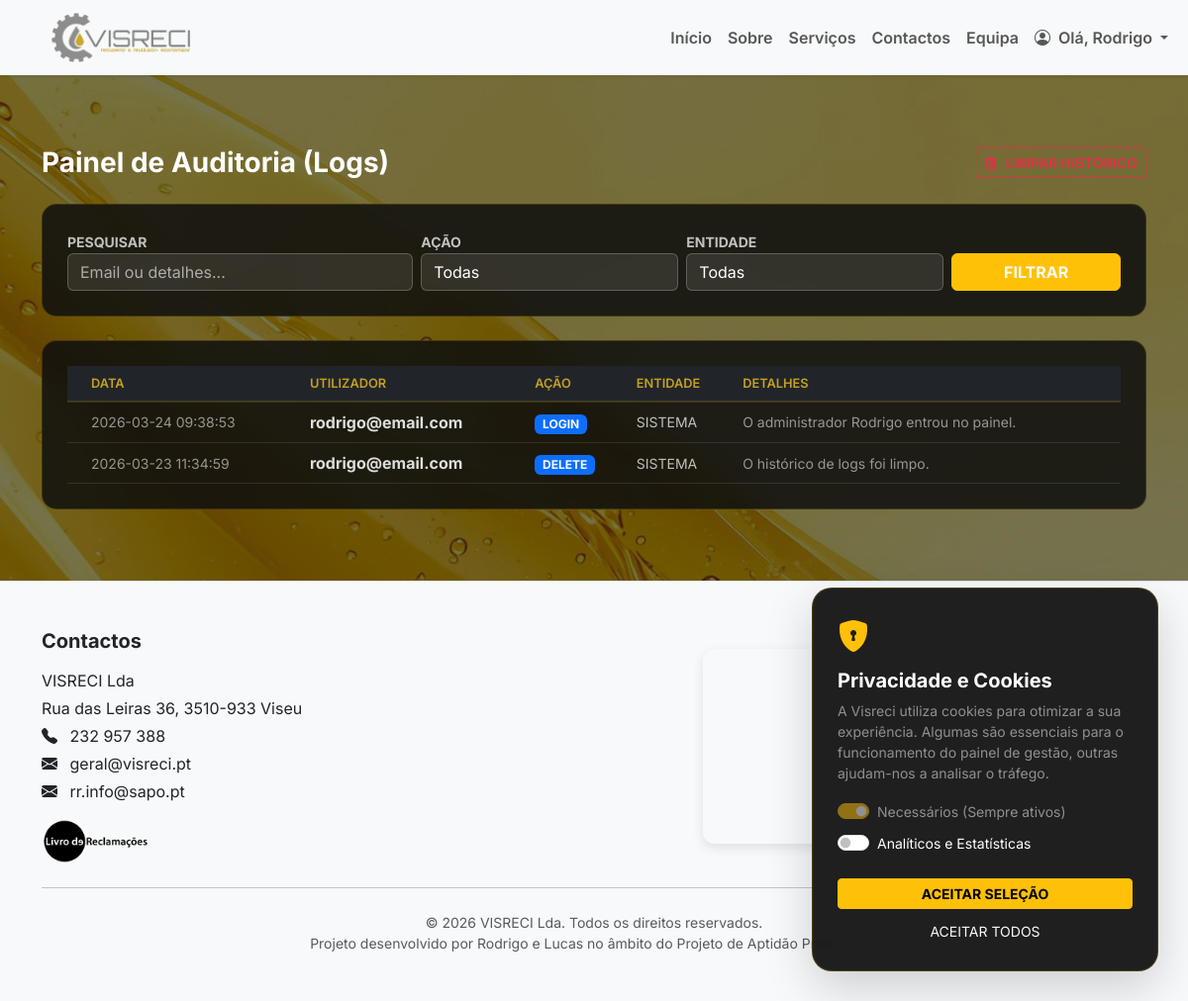
The app's page /admin/logs (signed in), older data.
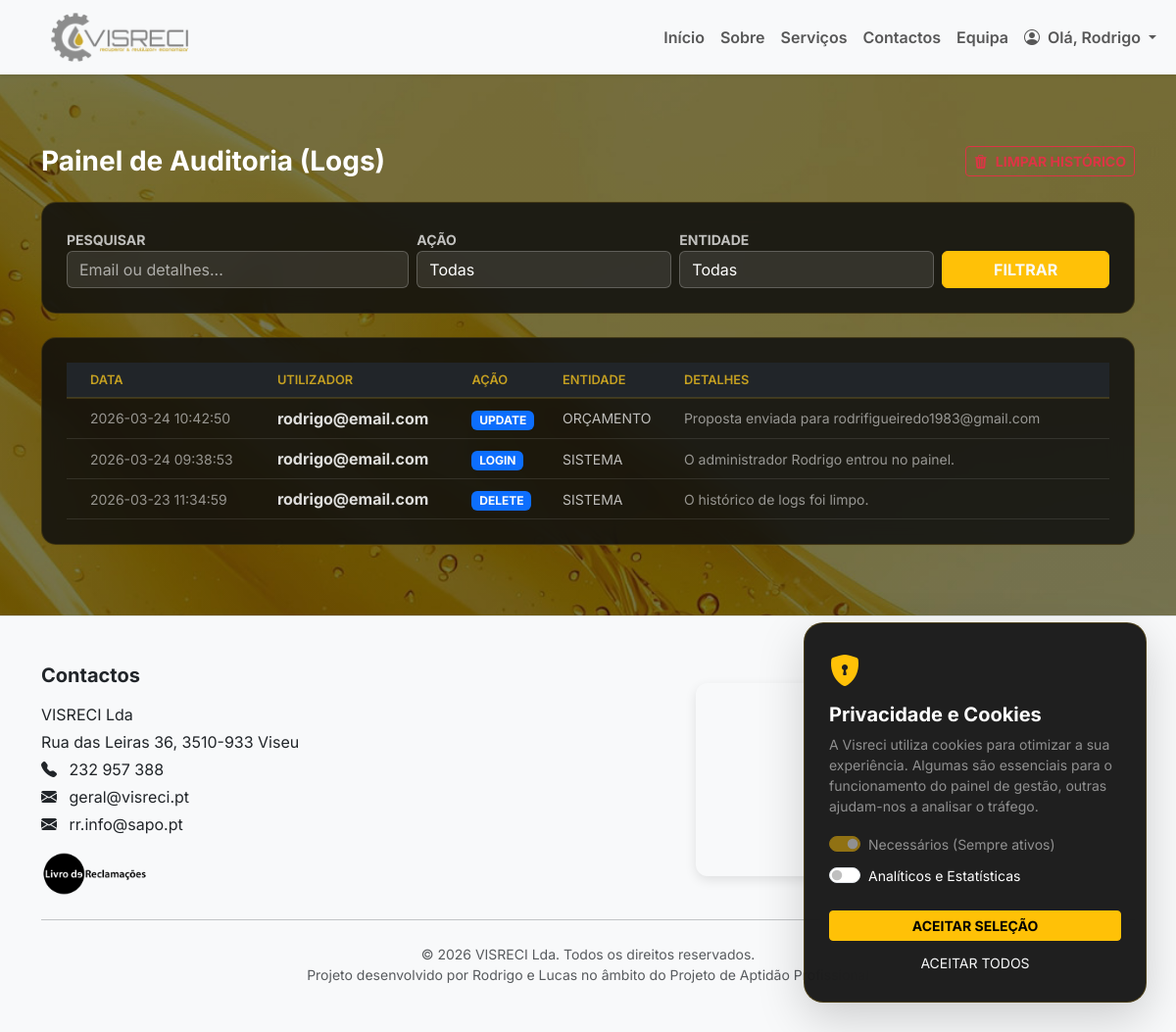
The same page, newer data.
### tables this page shows
CREATE TABLE logs (
            id INTEGER PRIMARY KEY AUTOINCREMENT,
            user_id INTEGER,
            user_email TEXT,
            action TEXT NOT NULL,
            entity TEXT NOT NULL,
            entity_id INTEGER,
            details TEXT,
            created_at DATETIME DEFAULT (datetime('now', 'localtime'))
        );

### app.py (the view)
@app.route("/admin/logs")
@login_required
def admin_logs():
    if session.get("user_role") != "admin": return redirect(url_for("dashboard"))
    page, q = request.args.get('page', 1, type=int), request.args.get('q', '').strip()
    act_f, ent_f = request.args.get('action', '').strip(), request.args.get('entity', '').strip()
    per_page = 10
    where, params = [], []
    if q: where.append("(user_email LIKE ? OR details LIKE ?)"); p = f"%{q}%"; params.extend([p, p])
    if act_f: where.append("action = ?"); params.append(act_f)
    if ent_f: where.append("entity = ?"); params.append(ent_f)
    where_sql = ("WHERE " + " AND ".join(where)) if where else ""
    conn = get_connection()
    total = conn.execute(f"SELECT COUNT(*) FROM logs {where_sql}", params).fetchone()[0]
    total_pages = max(1, math.ceil(total / per_page))
    logs = conn.execute(f"SELECT * FROM logs {where_sql} ORDER BY id DESC LIMIT ? OFFSET ?", params + [per_page, (page-1)*per_page]).fetchall()
    actions = [r[0] for r in conn.execute("SELECT DISTINCT action FROM logs WHERE action IS NOT NULL").fetchall()]
    entities = [r[0] for r in conn.execute("SELECT DISTINCT entity FROM logs WHERE entity IS NOT NULL").fetchall()]
    conn.close()
    return render_template("admin_logs.html", logs=logs, page=page, total_pages=total_pages, q=q, action=act_f, entity=ent_f, actions=actions, entities=entities)

### app.py (called while the page is built)
def get_connection():
    conn = sqlite3.connect("app.db", timeout=30)
    conn.row_factory = sqlite3.Row
    return conn

def login_required(view_func):
    @wraps(view_func)
    def wrapper(*args, **kwargs):
        if "user_id" not in session:
            return redirect(url_for("login"))
        return view_func(*args, **kwargs)
    return wrapper

@app.context_processor
def inject_translations():
    lang = session.get('lang', 'pt')
    return {
        'lang': lang,
        't': TRANSLATIONS.get(lang, TRANSLATIONS['pt'])
    }

### templates/admin_logs.html (shortened to what this page needs)
{% extends "menu.html" %}
{% block content %}
<section class="py-4 mt-5">
    <div class="container">
        <div class="d-flex justify-content-between align-items-center mb-4">
            <h3 class="text-white fw-bold m-0">Painel de Auditoria (Logs)</h3>
            <form action="{{ url_for('admin_logs_limpar') }}" method="POST"
                onsubmit="return confirm('Tens a certeza que queres apagar todos os logs permanentemente?');">
                <button type="submit" class="btn btn-outline-danger btn-sm fw-bold">
                    <i class="bi bi-trash3-fill me-2"></i>LIMPAR HISTÓRICO
                </button>
            </form>
        </div>
        <form method="GET" action="{{ url_for('admin_logs') }}" class="table-glass on-dark p-3 mb-4">
            <div class="row g-2 align-items-end">
                <div class="col-md-4">
                    <label class="text-warning small fw-bold">PESQUISAR</label>
                    <input type="text" name="q" value="{{ q }}" class="form-control input-glass"
                        placeholder="Email ou detalhes...">
                </div>
                <div class="col-md-3">
                    <label class="text-warning small fw-bold">AÇÃO</label>
                    <select name="action" class="form-select input-glass">
                        <option value="">Todas</option>
                    </select>
                </div>
                <div class="col-md-3">
                    <label class="text-warning small fw-bold">ENTIDADE</label>
                    <select name="entity" class="form-select input-glass">
                        <option value="">Todas</option>
                    </select>
                </div>
                <div class="col-md-2 d-grid">
                    <button type="submit" class="btn btn-warning fw-bold">FILTRAR</button>
                </div>
            </div>
        </form>
        <div class="table-glass on-dark p-0 overflow-hidden">
            <div class="table-responsive">
                <table class="table table-hover align-middle mb-0 text-white">
                    <thead class="bg-dark">
                        <tr class="text-warning">
                            <th class="ps-4">Data</th>
                            <th>Utilizador</th>
                            <th>Ação</th>
                            <th>Entidade</th>
                            <th>Detalhes</th>
                        </tr>
                    </thead>
                    <tbody>
                        {% for l in logs %}
                        <tr class="border-bottom border-secondary border-opacity-25">
                            <td class="ps-4 small opacity-75">{{ l.created_at }}</td>
                            <td class="fw-bold">{{ l.user_email or 'Sistema' }}</td>
                            <td><span class="badge bg-primary">{{ l.action }}</span></td>
                            <td class="text-warning small">{{ l.entity|upper }}</td>
                            <td class="small opacity-75">{{ l.details }}</td>
                        </tr>
                        {% else %}
                        <tr>
                            <td colspan="5" class="text-center py-5 text-muted italic">Nenhum log encontrado.</td>
                        </tr>
                        {% endfor %}
                    </tbody>
                </table>
            </div>
        </div>
    </div>
</section>
{% endblock %}

Row changes from the older to the newer data that the page shows:
added logs: created_at "2026-03-24 10:42:50", user_email "rodrigo@email.com", action "UPDATE", entity "ORÇAMENTO", details "Proposta enviada para rodrifigueiredo1983@gmail.com"
